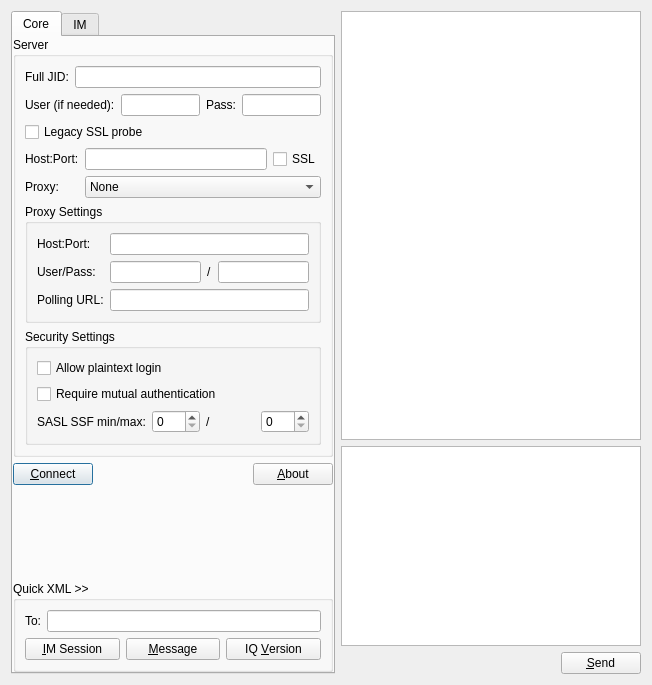
<ui version="4.0" >
 <class>TestUI</class>
 <widget class="QDialog" name="TestUI" >
  <property name="geometry" >
   <rect>
    <x>0</x>
    <y>0</y>
    <width>652</width>
    <height>685</height>
   </rect>
  </property>
  <layout class="QHBoxLayout" >
   <item>
    <widget class="QTabWidget" name="tb_main" >
     <widget class="QWidget" name="tab" >
      <property name="geometry" >
       <rect>
        <x>0</x>
        <y>0</y>
        <width>322</width>
        <height>639</height>
       </rect>
      </property>
      <attribute name="title" >
       <string>Core</string>
      </attribute>
      <layout class="QVBoxLayout" >
       <property name="margin" >
        <number>0</number>
       </property>
       <item>
        <widget class="QGroupBox" name="gb_server" >
         <property name="title" >
          <string>Server</string>
         </property>
         <layout class="QVBoxLayout" >
          <item>
           <layout class="QHBoxLayout" >
            <property name="margin" >
             <number>0</number>
            </property>
            <item>
             <widget class="QLabel" name="textLabel1" >
              <property name="text" >
               <string>Full JID:</string>
              </property>
             </widget>
            </item>
            <item>
             <widget class="QLineEdit" name="le_jid" />
            </item>
           </layout>
          </item>
          <item>
           <layout class="QHBoxLayout" >
            <property name="margin" >
             <number>0</number>
            </property>
            <item>
             <widget class="QLabel" name="textLabel5_2" >
              <property name="text" >
               <string>User (if needed):</string>
              </property>
             </widget>
            </item>
            <item>
             <widget class="QLineEdit" name="le_user" >
              <property name="text" >
               <string/>
              </property>
             </widget>
            </item>
            <item>
             <widget class="QLabel" name="textLabel7_2" >
              <property name="text" >
               <string>Pass:</string>
              </property>
             </widget>
            </item>
            <item>
             <widget class="QLineEdit" name="le_pass" >
              <property name="echoMode" >
               <enum>QLineEdit::Password</enum>
              </property>
             </widget>
            </item>
           </layout>
          </item>
          <item>
           <layout class="QGridLayout" >
            <property name="margin" >
             <number>0</number>
            </property>
            <item row="1" column="2" >
             <widget class="QCheckBox" name="ck_ssl" >
              <property name="text" >
               <string>SSL</string>
              </property>
             </widget>
            </item>
            <item row="2" column="1" colspan="2" >
             <widget class="QComboBox" name="cb_proxy" >
              <item>
               <property name="text" >
                <string>None</string>
               </property>
              </item>
              <item>
               <property name="text" >
                <string>HTTP(S)</string>
               </property>
              </item>
              <item>
               <property name="text" >
                <string>SOCKS5</string>
               </property>
              </item>
              <item>
               <property name="text" >
                <string>HTTP Polling</string>
               </property>
              </item>
             </widget>
            </item>
            <item row="1" column="0" >
             <widget class="QLabel" name="lb_host" >
              <property name="text" >
               <string>Host:Port:</string>
              </property>
             </widget>
            </item>
            <item row="0" column="0" colspan="3" >
             <widget class="QCheckBox" name="ck_probe" >
              <property name="text" >
               <string>Legacy SSL probe</string>
              </property>
             </widget>
            </item>
            <item row="2" column="0" >
             <widget class="QLabel" name="textLabel4" >
              <property name="text" >
               <string>Proxy:</string>
              </property>
             </widget>
            </item>
            <item row="1" column="1" >
             <widget class="QLineEdit" name="le_host" />
            </item>
           </layout>
          </item>
          <item>
           <widget class="QGroupBox" name="gb_proxy" >
            <property name="title" >
             <string>Proxy Settings</string>
            </property>
            <layout class="QGridLayout" >
             <item row="0" column="0" >
              <widget class="QLabel" name="textLabel2_2" >
               <property name="text" >
                <string>Host:Port:</string>
               </property>
              </widget>
             </item>
             <item row="0" column="1" colspan="3" >
              <widget class="QLineEdit" name="le_proxyhost" />
             </item>
             <item row="1" column="0" >
              <widget class="QLabel" name="textLabel5" >
               <property name="text" >
                <string>User/Pass:</string>
               </property>
              </widget>
             </item>
             <item row="1" column="1" >
              <widget class="QLineEdit" name="le_proxyuser" />
             </item>
             <item row="1" column="2" >
              <widget class="QLabel" name="textLabel7" >
               <property name="text" >
                <string>/</string>
               </property>
              </widget>
             </item>
             <item row="1" column="3" >
              <widget class="QLineEdit" name="le_proxypass" >
               <property name="echoMode" >
                <enum>QLineEdit::Password</enum>
               </property>
              </widget>
             </item>
             <item row="2" column="0" >
              <widget class="QLabel" name="lb_proxyurl" >
               <property name="text" >
                <string>Polling URL:</string>
               </property>
              </widget>
             </item>
             <item row="2" column="1" colspan="3" >
              <widget class="QLineEdit" name="le_proxyurl" />
             </item>
            </layout>
           </widget>
          </item>
          <item>
           <widget class="QGroupBox" name="gb_security" >
            <property name="title" >
             <string>Security Settings</string>
            </property>
            <layout class="QVBoxLayout" >
             <item>
              <widget class="QCheckBox" name="ck_plain" >
               <property name="text" >
                <string>Allow plaintext login</string>
               </property>
              </widget>
             </item>
             <item>
              <widget class="QCheckBox" name="ck_mutual" >
               <property name="text" >
                <string>Require mutual authentication</string>
               </property>
              </widget>
             </item>
             <item>
              <layout class="QHBoxLayout" >
               <property name="margin" >
                <number>0</number>
               </property>
               <item>
                <widget class="QLabel" name="textLabel1_2" >
                 <property name="text" >
                  <string>SASL SSF min/max:</string>
                 </property>
                </widget>
               </item>
               <item>
                <widget class="KIntSpinBox" name="sb_ssfmin" />
               </item>
               <item>
                <widget class="QLabel" name="textLabel2" >
                 <property name="text" >
                  <string>/</string>
                 </property>
                </widget>
               </item>
               <item>
                <widget class="KIntSpinBox" name="sb_ssfmax" />
               </item>
              </layout>
             </item>
            </layout>
           </widget>
          </item>
         </layout>
        </widget>
       </item>
       <item>
        <layout class="QHBoxLayout" >
         <property name="margin" >
          <number>0</number>
         </property>
         <item>
          <widget class="QPushButton" name="pb_go" >
           <property name="text" >
            <string>&amp;Connect</string>
           </property>
          </widget>
         </item>
         <item>
          <spacer name="spacer5" >
           <property name="orientation" >
            <enum>Qt::Horizontal</enum>
           </property>
           <property name="sizeType" >
            <enum>QSizePolicy::Expanding</enum>
           </property>
           <property name="sizeHint" stdset="0" >
            <size>
             <width>130</width>
             <height>20</height>
            </size>
           </property>
          </spacer>
         </item>
         <item>
          <widget class="QPushButton" name="pb_about" >
           <property name="text" >
            <string>&amp;About</string>
           </property>
          </widget>
         </item>
        </layout>
       </item>
       <item>
        <spacer name="spacer3_2" >
         <property name="orientation" >
          <enum>Qt::Vertical</enum>
         </property>
         <property name="sizeType" >
          <enum>QSizePolicy::Expanding</enum>
         </property>
         <property name="sizeHint" stdset="0" >
          <size>
           <width>20</width>
           <height>16</height>
          </size>
         </property>
        </spacer>
       </item>
       <item>
        <widget class="QGroupBox" name="groupBox3" >
         <property name="title" >
          <string>Quick XML >></string>
         </property>
         <layout class="QVBoxLayout" >
          <item>
           <layout class="QHBoxLayout" >
            <property name="margin" >
             <number>0</number>
            </property>
            <item>
             <widget class="QLabel" name="textLabel8" >
              <property name="text" >
               <string>To:</string>
              </property>
             </widget>
            </item>
            <item>
             <widget class="QLineEdit" name="le_to" />
            </item>
           </layout>
          </item>
          <item>
           <layout class="QHBoxLayout" >
            <property name="margin" >
             <number>0</number>
            </property>
            <item>
             <widget class="QPushButton" name="pb_im" >
              <property name="text" >
               <string>&amp;IM Session</string>
              </property>
             </widget>
            </item>
            <item>
             <widget class="QPushButton" name="pb_msg" >
              <property name="text" >
               <string>&amp;Message</string>
              </property>
             </widget>
            </item>
            <item>
             <widget class="QPushButton" name="pb_iqv" >
              <property name="text" >
               <string>IQ &amp;Version</string>
              </property>
             </widget>
            </item>
           </layout>
          </item>
         </layout>
        </widget>
       </item>
      </layout>
     </widget>
     <widget class="QWidget" name="tab2" >
      <property name="geometry" >
       <rect>
        <x>0</x>
        <y>0</y>
        <width>640</width>
        <height>409</height>
       </rect>
      </property>
      <attribute name="title" >
       <string>IM</string>
      </attribute>
     </widget>
    </widget>
   </item>
   <item>
    <layout class="QVBoxLayout" >
     <property name="margin" >
      <number>0</number>
     </property>
     <item>
      <widget class="QTextEdit" name="te_log" >
       <property name="minimumSize" >
        <size>
         <width>300</width>
         <height>0</height>
        </size>
       </property>
       <property name="readOnly" >
        <bool>true</bool>
       </property>
      </widget>
     </item>
     <item>
      <widget class="QTextEdit" name="te_input" >
       <property name="maximumSize" >
        <size>
         <width>32767</width>
         <height>200</height>
        </size>
       </property>
      </widget>
     </item>
     <item>
      <layout class="QHBoxLayout" >
       <property name="margin" >
        <number>0</number>
       </property>
       <item>
        <spacer name="spacer3" >
         <property name="orientation" >
          <enum>Qt::Horizontal</enum>
         </property>
         <property name="sizeType" >
          <enum>QSizePolicy::Expanding</enum>
         </property>
         <property name="sizeHint" stdset="0" >
          <size>
           <width>40</width>
           <height>20</height>
          </size>
         </property>
        </spacer>
       </item>
       <item>
        <widget class="QPushButton" name="pb_send" >
         <property name="text" >
          <string>&amp;Send</string>
         </property>
        </widget>
       </item>
      </layout>
     </item>
    </layout>
   </item>
  </layout>
 </widget>
 <customwidgets>
  <customwidget>
   <class>KIntSpinBox</class>
   <extends>QSpinBox</extends>
   <header>knuminput.h</header>
  </customwidget>
 </customwidgets>
  <tabstops>
  <tabstop>le_jid</tabstop>
  <tabstop>le_user</tabstop>
  <tabstop>le_pass</tabstop>
  <tabstop>ck_probe</tabstop>
  <tabstop>le_host</tabstop>
  <tabstop>ck_ssl</tabstop>
  <tabstop>cb_proxy</tabstop>
  <tabstop>le_proxyhost</tabstop>
  <tabstop>le_proxyuser</tabstop>
  <tabstop>le_proxypass</tabstop>
  <tabstop>le_proxyurl</tabstop>
  <tabstop>ck_plain</tabstop>
  <tabstop>ck_mutual</tabstop>
  <tabstop>sb_ssfmin</tabstop>
  <tabstop>sb_ssfmax</tabstop>
  <tabstop>pb_go</tabstop>
  <tabstop>pb_about</tabstop>
  <tabstop>le_to</tabstop>
  <tabstop>pb_im</tabstop>
  <tabstop>pb_msg</tabstop>
  <tabstop>pb_iqv</tabstop>
  <tabstop>te_input</tabstop>
  <tabstop>pb_send</tabstop>
  <tabstop>te_log</tabstop>
 </tabstops>
 <resources/>
 <connections/>
</ui>
